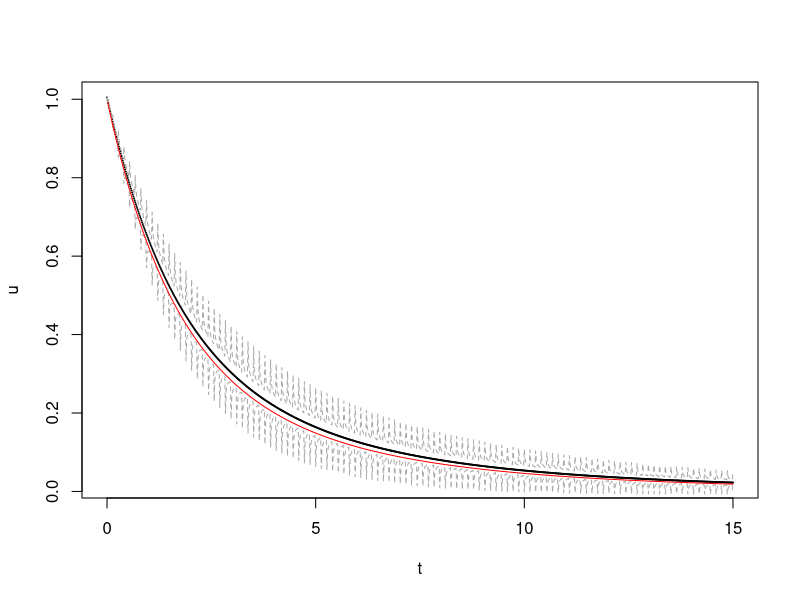
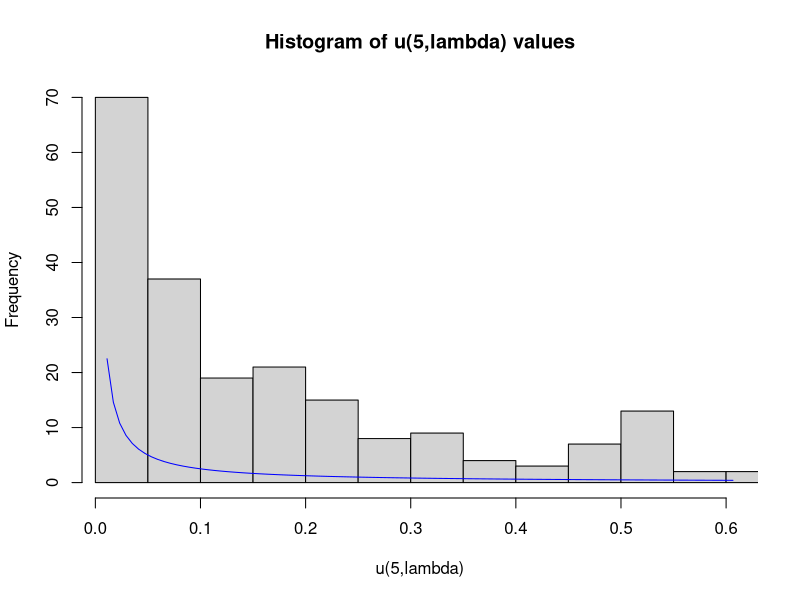
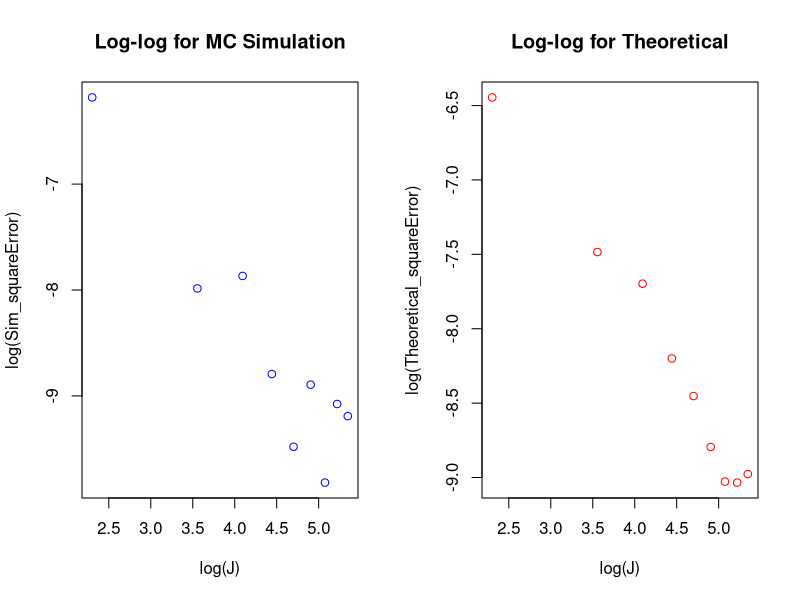
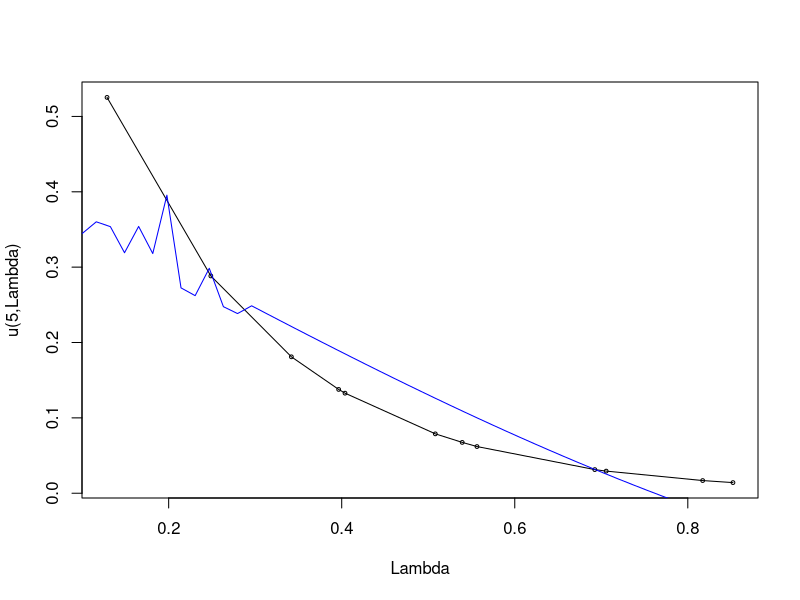

The R source for these figures, in order:
#### Ex.1 ####

J<-seq(10,210,by=25)
Sim_squareError<-rep(0,length(J))
Theoretical_squareError<-rep(0,length(J))
times<-seq(0,15,length.out=1000)
m_u<- (-1)*1.25*(1/times)*(exp(-0.9*times)-exp(-0.1*times))
m_u[0]<-0
uMC<-rep(0,length(times))
uLambdaJ<-rep(0,length(times))
m_u_at_5<-0.25*(exp(-0.5)-exp(-4.5))

for (k in 1:length(J)){
expectation_u<-0
uLambdas<-matrix(0,nrow=J[k],ncol=length(times))
for (v in 1:10){
  lambda<-runif(J[k],min=0.1,max=0.9)
  for (i in 1:J[k]){
    for (j in 1:length(times)){
      uLambdaJ[j]<-exp(-1*lambda[i]*times[j])
    }
    uMC<-uMC+uLambdaJ
    uLambdas[i,]=uLambdaJ
  }
  uMC<-uMC*(1/J[k])
  expectation_u<-expectation_u+(uMC[334]-m_u_at_5)^2
}
varMC<-rep(0,length(times))
for (i in 1:J[k]){
  varMC<-varMC+(uLambdas[i,]-uMC)^2
}
varMC<-varMC*(1/(J[k]-1))
Theoretical_squareError[k]<-varMC[334]/J[k]

expectation_u<-expectation_u/20
Sim_squareError[k]<-expectation_u
}
#Takes a minute for the above to run



plot(times,uMC,xlab="t",ylab="u",lty="solid",cex=0.01)
upper<-uMC+1.96*sqrt(varMC/J)
lower<-uMC-1.96*sqrt(varMC/J)
lines(times,upper,col="dark grey",lty=2)
lines(times,lower,col="dark grey",lty=2) #looks similar to the plot in the notes
lines(times,m_u,col="red") #this is the analytical solution
hist(uLambdas[,334],xlab="u(5,lambda)",main="Histogram of u(5,lambda) values",xlim=c(exp(-4.5),exp(-0.5)))
u<-seq(exp(-4.5),exp(-0.5),length.out=100)
u_5_density<-1/(2*0.4*5*u)
lines(u,u_5_density,col="blue",lty="solid") #looks like they match up quite well
par(mfrow=c(1,2))
plot(log(J),log(Sim_squareError),col="blue",main="Log-log for MC Simulation")
plot(log(J),log(Theoretical_squareError),col="red",main="Log-log for Theoretical")

#### Ex.2 ####
B<-12
lambda<-runif(B,min=0.1,max=0.9)
lambdaRange<-seq(0.1,0.9,length.out=B)
Q_5<-rep(0,B)
for (j in 1:B){
 Q_5[j]<-exp(-1*lambda[j]*5)
}
par(mfrow=c(1,1))
plot(lambda,Q_5,cex=0.5,xlab="Lambda",ylab="u(5,Lambda)")
lines(lambda[order(lambda)],Q_5[order(lambda)],col="black")

#Now fit a GP
calcSigma <- function(X1,X2) { # Function takes in a discretised grid
  #input X1 x X2 and computes covariance matrix using covariance function k
  v1=1
  v2=0.01
  alpha=2
  r=2
  Sigma <- matrix(rep(0, length(X1)*length(X2)), nrow=length(X1)) #fill with zeroes, give rows equal to number of elements of x1
  for (i in 1:nrow(Sigma)) {
    for (j in 1:ncol(Sigma)) {
      Sigma[i,j] <- v1*exp(-(abs(X1[i]-X2[j])/r)^alpha)+v2*(i==j) #use formula given, remember boolean are 1 or 0 in R
    }
  }
  return(Sigma) 
}
lambdaStar<-seq(0.1,0.9,length.out=50)
k.lstar_l<-calcSigma(lambdaStar,lambda)
k.ll<-calcSigma(lambda,lambda)
k.lstar_lstar<-calcSigma(lambdaStar,lambdaStar)
k.l_lstar<-calcSigma(lambda,lambdaStar)
m_star<-k.lstar_l%*%solve(k.ll+0.01*diag(1,ncol(k.ll)))%*%Q_5
lines(lambdaStar,m_star,col="blue")

